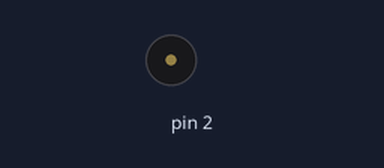
Bench run of a sketch on a simulated Arduino Uno, built with avr-gcc and run on an emulated ATmega328P. On the bench: buzzer (waves = sounding).

Above: at 0.25 s.
At 3.25 s:
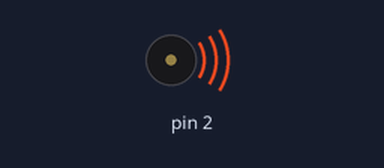
Timing chart, 0 to 3.7 s (numbered marks = the images above):
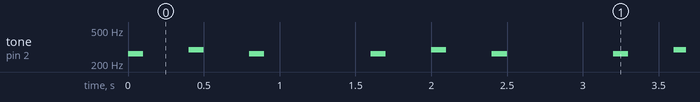

The sketch:

humanMusic.ino
```cpp
void setup() {
  // put your setup code here, to run once:
  pinMode(2, OUTPUT);
}

void loop() {
  // put your main code here, to run repeatedly:

  // Plays the note c
  tone(2, 262, 100);

  // pause
  delay(400);

  // Plays the note d
  tone(2, 294, 100);

  // pause
  delay(400);

  // Plays the note c
  tone(2, 262, 100);

  // pause
  delay(800);
}
```

Measured:
- by itself, tone on pin 2: repeats every 1.6 s: silent 0.30 s, 294 Hz 0.10 s, silent 0.30 s, 262 Hz 0.10 s, silent 0.70 s, 262 Hz 0.10 s
